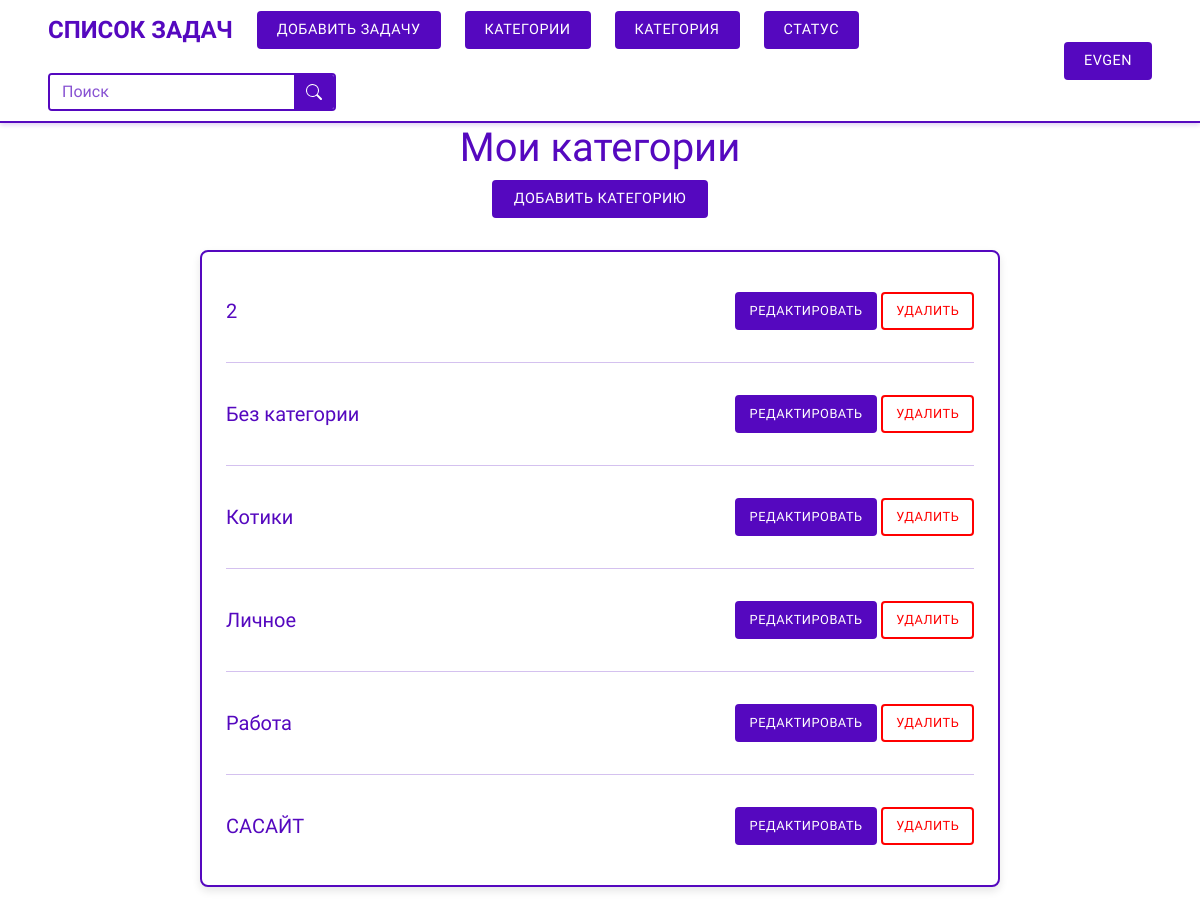
The page /category/ (signed in) on the database as committed earlier.
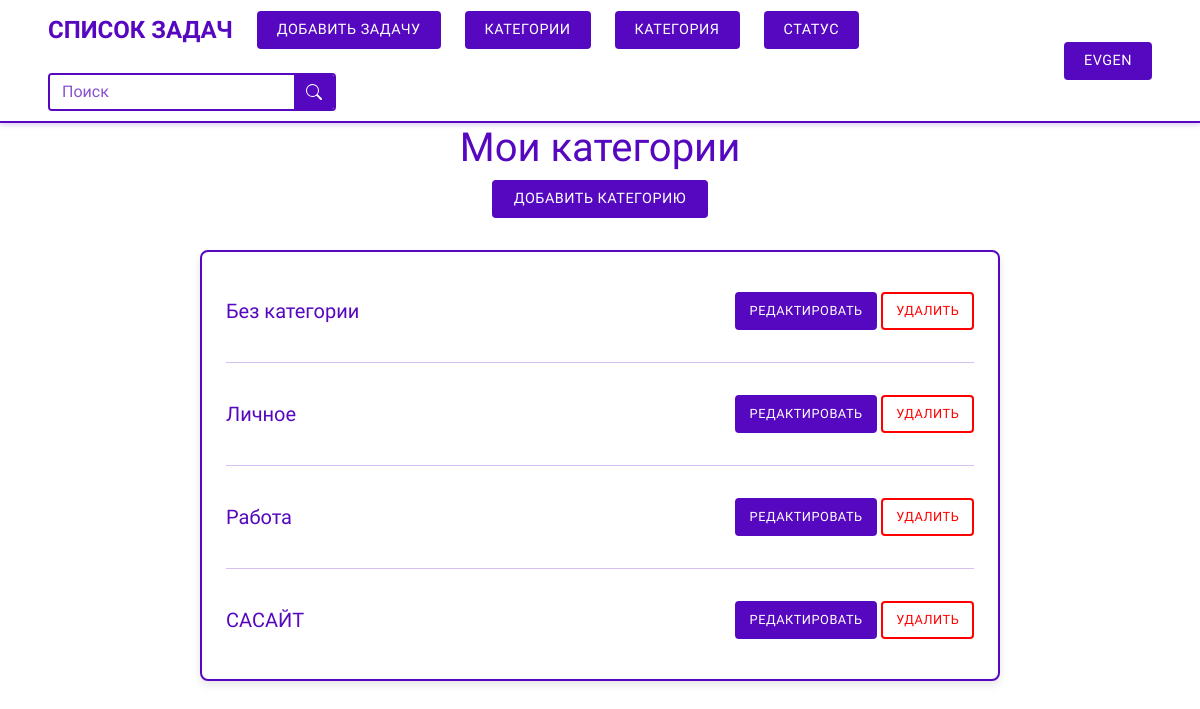
The same page on the database as committed later.
### task/models.py (models this page shows, shortened)
class Category(models.Model):
    name = models.CharField(max_length=50, verbose_name='Название')
    slug = models.SlugField(max_length=50, db_index=True, allow_unicode=True)
    user = models.ForeignKey(User, on_delete=models.CASCADE, verbose_name='Пользователь', related_name='categories')
    class Meta:
        ordering = ('name',)
        verbose_name = 'Категория'
        verbose_name_plural = 'Категории'
        constraints = [
            models.UniqueConstraint(fields=['slug', 'user'], name='unique_slug_per_user')
        ]

### task/views.py (the view)
# urls.py: path('category/', views.category_list, name='category_list'),
@login_required
def category_list(request):
    return render(request, 'task/category_list.html')

### task/templatetags/filter_tags.py (called while the page is built)
@register.simple_tag(takes_context=True)
def url_replace_param(context, **kwargs):
    request = context['request']
    dict_ = request.GET.copy()
    for key, value in kwargs.items():
        if value is not None:
            dict_[key] = value
        else:
            if key in dict_:
                del dict_[key]
    url = reverse('task:home')
    encoded_params = urlencode({k: v for k, v in dict_.items() if v}, doseq=True)
    if encoded_params:
        return f'{url}?{encoded_params}'
    return url

### task/templates/task/category_list.html (shortened to what this page needs)
{% extends 'base.html' %}
{% load django_bootstrap5 %}
{% load static %}
{% block content %}
    <div class="container mt-4">
        <h1 class="text-center">Мои категории</h1>
        <a href="{% url 'task:category_create' %}{{ all }}" class="btn btn-login">Добавить категорию</a>
        <div class="category-list-container">
            {% for category in categories %}
                <div class="category-item">
                    <div class="category-name-container">
                        <h2 class="category-name">{{ category.name }}</h2>
                    </div>
                    <div class="category-action">
                        <a href="{% url 'task:category_edit' category.slug %}{{ all }}" class="btn btn-sm btn-login">Редактировать</a>
                        <button type="button" class="btn btn-sm btn-cancel" data-bs-toggle="modal"
                                data-bs-target="#deleteCategoryModal" data-category-slug="{{ category.slug }}"
                                data-category-name="{{ category.name }}">Удалить
                        </button>
                    </div>
                </div>
                {% if not forloop.last %}
                    <hr class="category-separator">
                {% endif %}
            {% endfor %}
        </div>
    </div>
{% endblock %}

Rows that differ between the two databases and show on the page:
removed Category: name "2"
removed Category: name "Котики"
